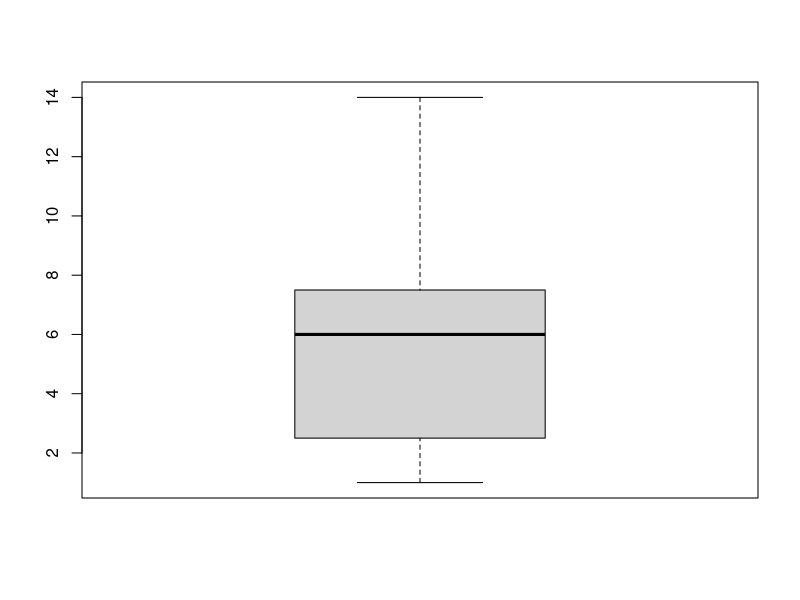
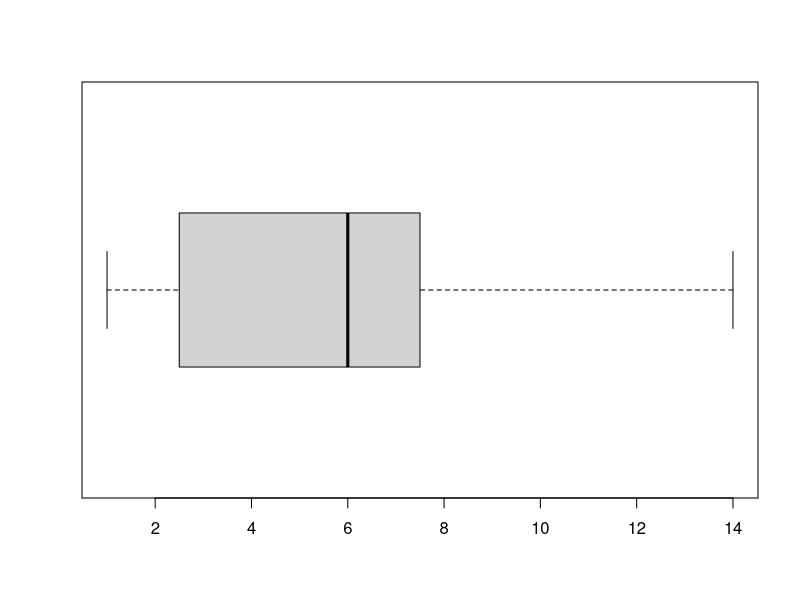

The R source for these figures, in order:
# Statistical functions with R 
# - Summary statistics
# - Graphical procedures
# - Inference procedures
# - Other functions
#################################################################

x <- c(4,2,6,2,6,1,7,14,12,8,3)

#################################################################

# Simple statistical functions
#
# measures of centrality
# - mean(),median()

mean(x)
median(x)

#################################################################

# Measures of variability
# - commands sd(), mad(), IQR()
# - range() returns a vector containing the minimum and maximum of all the given arguments. 
# - IQR() computes interquartile range of the x values.
# - quantiles

# -var, cov and cor compute the variance of x and the covariance or correlation of x and y if these are vectors. If x and y are matrices then the covariances (or correlations) between the columns of x and the columns of y are computed.
# -cov2cor scales a covariance matrix into the corresponding correlation matrix efficiently. 

#################################################################
# Pearson's Chi-squared Test for Count Data
# chisq.test performs chi-squared contingency table tests and goodness-of-fit tests.

#################################################################
# boxplots

boxplot(x)
boxplot(x,horizontal=TRUE)
#################################################################


# Special mathematical functions related to the beta and gamma functions.
# Usage
a<-3
b<-4
beta(a, b)
lbeta(a, b)


#################################################################
x<-4
gamma(x)
lgamma(x)
psigamma(x, deriv = 0)
digamma(x)
trigamma(x)
#################################################################

n<-5
k<-2
choose(n, k)
lchoose(n, k)
factorial(x)
lfactorial(x)


 
